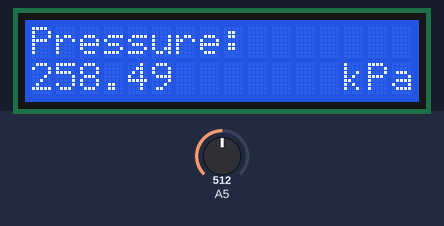
Bench run of a sketch on a simulated Arduino Uno, built with avr-gcc and run on an emulated ATmega328P. Shown: 16×2 character LCD. The test bench sets the inputs (shaded band); at power-on: A5 = 512. What the sketch prints to the serial monitor is not drawn.

Above: at 1.2 s.
1.3 s: A5 set to 716
At 2.1 s:
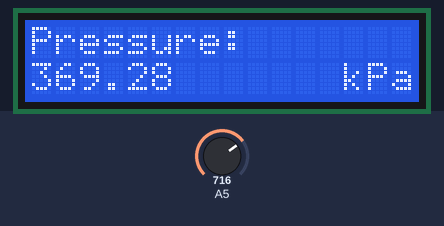
3.0 s: A5 set to 900
At 3.5 s:
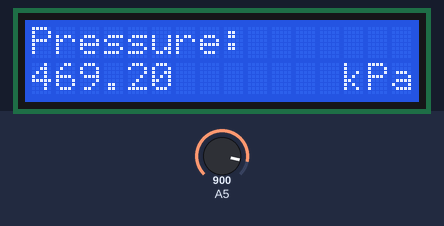
4.5 s: A5 set to 1023
At 4.9 s:
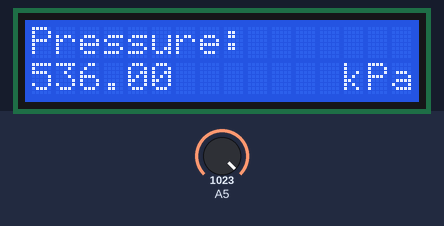
Timing chart, 0 to 7.5 s (numbered marks = the images above; inputs shaded):
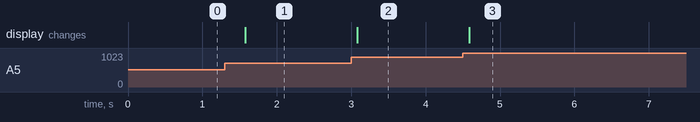

Measured:
- after the input at 1.3 s, the display: changes after 0.27 s (image 1)
- after the input at 3.0 s, the display: changes after 0.08 s (image 2)
- after the input at 4.5 s, the display: changes after 0.09 s (image 3)

The sketch:

pressure_sensor.ino
```cpp
// include the library code:
#include <LiquidCrystal.h>

// initialize the library by associating any needed LCD interface pin
// with the arduino pin number it is connected to
const int rs = 12, en = 11, d4 = 5, d5 = 4, d6 = 3, d7 = 2;
LiquidCrystal lcd(rs, en, d4, d5, d6, d7);

// Pressure Sensor Set-up
int rawPressure = 0;
float rawVoltage = 0.0;
float pressure = 0.0;

void setup() {
  // set up the LCD's number of columns and rows:
  Serial.begin(9600);
  lcd.begin(16, 2);
  // Print a message to the LCD.
  lcd.print("Pressure: ");
  lcd.setCursor(13, 1);
  lcd.print("kPa");
}

void loop() {
  int rawPressure = analogRead(A5);
  float rawVoltage = fmap(rawPressure, 0, 1023, 0.0, 5.0);
  pressure = 1/0.0018*(rawVoltage/5-0.0352);
  // set the cursor to column 0, line 1
  // (note: line 1 is the second row, since counting begins with 0):
  lcd.setCursor(0, 1);
  lcd.print(pressure);
  lcd.print("     ");
  delay(500);
  Serial.println(rawPressure);
  // print the number of seconds since reset:

}

float fmap(float x, float in_min, float in_max, float out_min, float out_max)
{
 return (x - in_min) * (out_max - out_min) / (in_max - in_min) + out_min;
}
```
